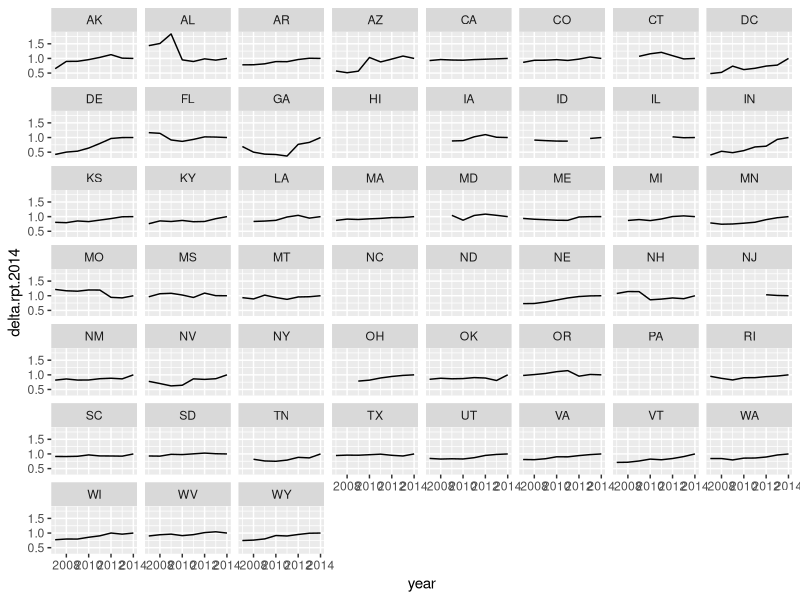
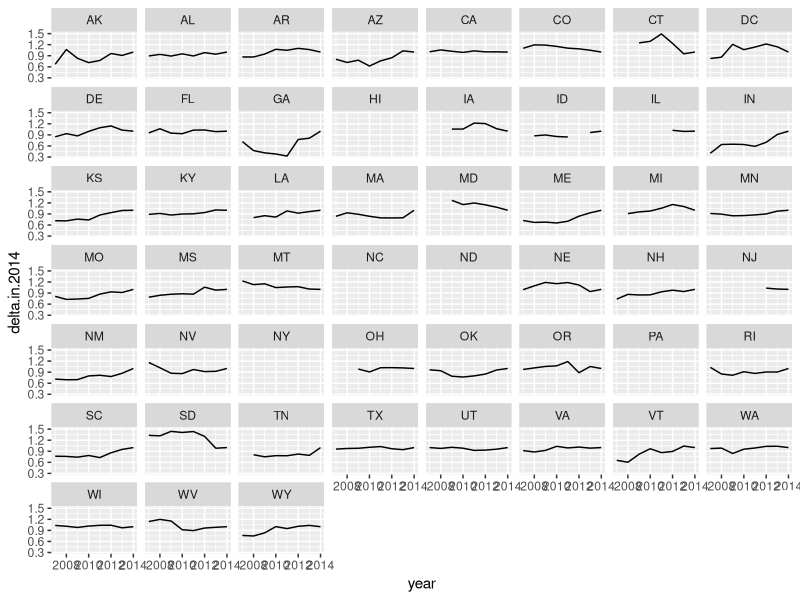
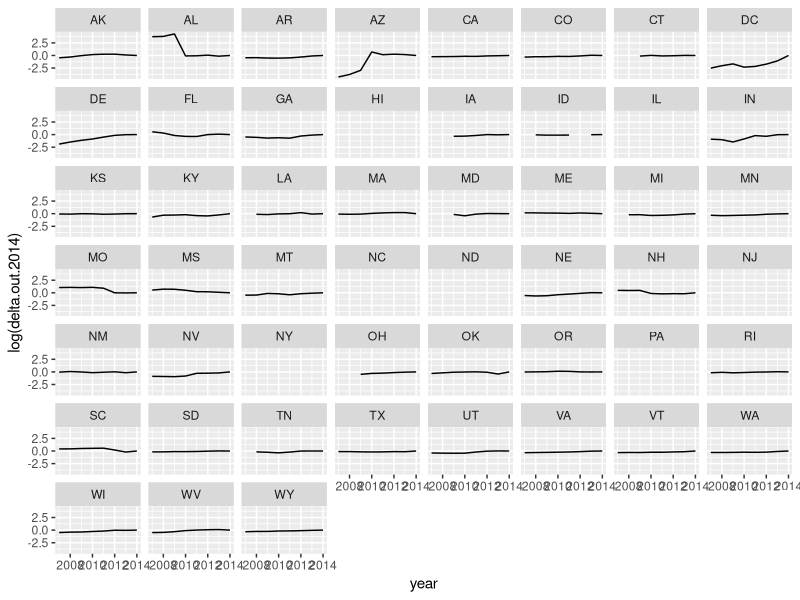

These charts were generated, in order, by the following R code:
## ---- chunk 1
library(ggplot2)
library(dplyr)
setwd("R:/Projects/NCANDS/ncands-csv")
d<-read.csv("scn-out.csv", colClasses=c("character", "integer", "integer", "integer"))

d$tot.rpt<-d$scrn.in+d$scrn.out

d$delta.rpt.2014<-NA
d$delta.in.2014<-NA
d$delta.out.2014<-NA

for(i in unique(d$state)){
  z<-which(d$state==i)
  index<-z[which(d[z, "year"]==2014)]
  init.tot<-d[index, "tot.rpt"]
  init.in<-d[index, "scrn.in"]
  init.out<-d[index, "scrn.out"]
  d$delta.rpt.2014[z]<-d[z,"tot.rpt"]/init.tot
  d$delta.in.2014[z]<-d[z,"scrn.in"]/init.in
  d$delta.out.2014[z]<-d[z,"scrn.out"]/init.out
  
}

ggplot(d, aes(y=delta.rpt.2014, x=year))+geom_line()+facet_wrap(~state)
ggplot(d, aes(y=delta.in.2014, x=year))+geom_line()+facet_wrap(~state)
ggplot(d, aes(y=log(delta.out.2014), x=year))+geom_line()+facet_wrap(~state)

